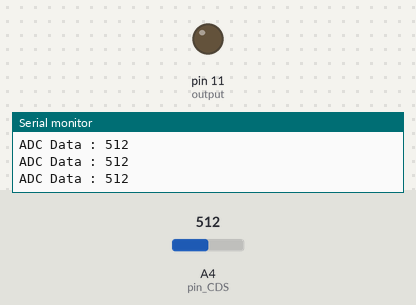
Recording of a sketch running on a simulated Arduino Uno, built with avr-gcc and run on an emulated ATmega328P. On the bench: output pins drawn as LEDs (lit = HIGH), the last lines printed to the serial monitor. The test bench sets the inputs (shaded band); at power-on: A4 (pin_CDS) = 512.

Above: at 1.2 s.
1.3 s: A4 (pin_CDS) set to 482
At 1.9 s:
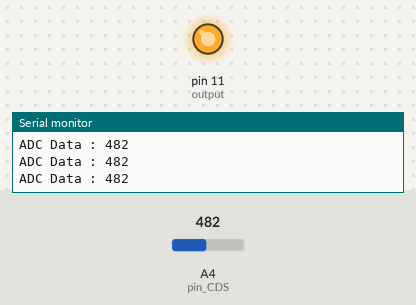
2.8 s: A4 (pin_CDS) set to 510
At 4.0 s:
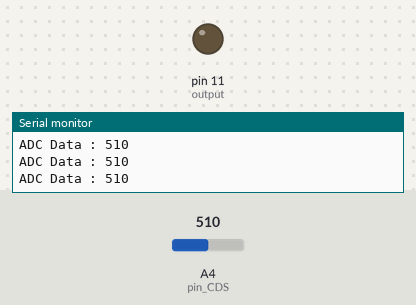
4.3 s: A4 (pin_CDS) set to 490
At 5.1 s:
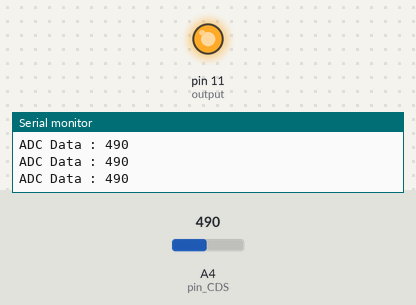
Timing chart, 0 to 7.3 s (numbered marks = the images above; inputs shaded):
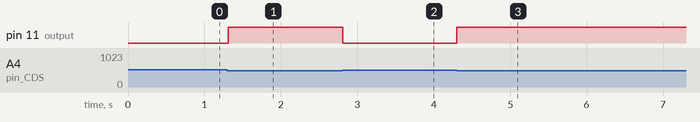

Measured:
- the behaviour switches between 501 and 500 on A4 (pin_CDS) (found by bisection; images 0 and 1)
- after the input at 1.3 s, pin 11 (output): LOW → HIGH at once
- after the input at 2.8 s, pin 11 (output): HIGH → LOW at once
- after the input at 4.3 s, pin 11 (output): LOW → HIGH at once

The sketch:

240423_LIGHT.ino
```cpp
//A4-CDS_A
int pin_CDS = A4;

void setup(){

  Serial.begin(115200);
  pinMode(pin_CDS,INPUT);//input: light sensor
  pinMode(11,OUTPUT);// output: LED sensor
}
void loop(){
  Serial.print("ADC Data : ");
  int ADC_data = analogRead(pin_CDS);
  Serial.println(ADC_data);

  if(ADC_data>500){
    digitalWrite(11,LOW);
  }
  else{
    digitalWrite(11,HIGH);
  }
  delay(10); //빛의양이 500이상일경우, LED off
}
```
